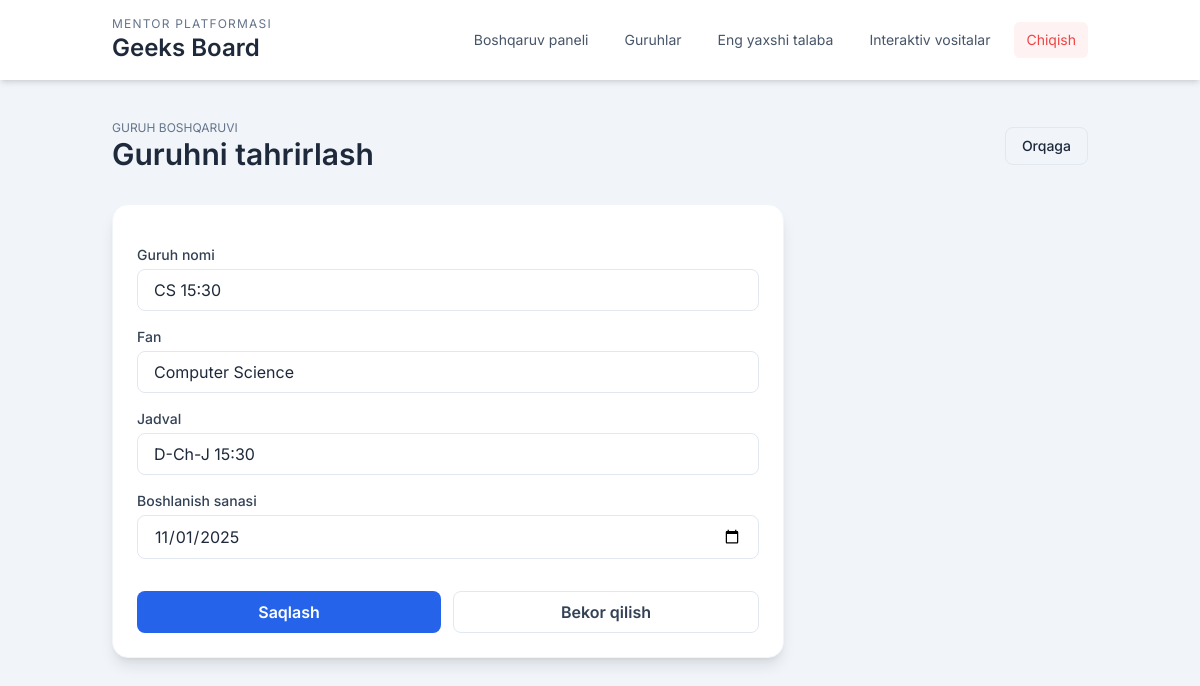
/groups/3/edit/ (signed in), run on the app's committed database.
### core/models.py (models this page shows, shortened)
class Group(models.Model):
    mentor = models.ForeignKey(
        Mentor,
        on_delete=models.CASCADE,
        related_name='groups',
    )
    name = models.CharField(max_length=150)
    subject = models.CharField(max_length=120, blank=True)
    schedule = models.CharField(max_length=255, blank=True)
    start_date = models.DateField(null=True, blank=True)
    class Meta:
        unique_together = ('mentor', 'name')
        ordering = ['name']

### core/views.py (the view)
# urls.py: path('groups/<int:group_id>/edit/', views.group_edit, name='group_edit'),
@login_required
def group_edit(request, group_id: int):
    mentor = _require_mentor(request)
    if not mentor:
        return redirect('login')
    group = get_object_or_404(Group, id=group_id, mentor=mentor)
    if request.method == 'POST':
        form = GroupForm(request.POST, instance=group)
        if form.is_valid():
            form.save()
            messages.success(request, f'Guruh "{group.name}" muvaffaqiyatli yangilandi.')
            return redirect('group_list')
    else:
        form = GroupForm(instance=group)
    return render(request, 'group_form.html', {'form': form, 'group': group, 'title': 'Guruhni tahrirlash'})

### core/forms.py
class GroupForm(forms.ModelForm):
    class Meta:
        model = Group
        fields = ['name', 'subject', 'schedule', 'start_date']
        widgets = {
            'name': forms.TextInput(attrs={'class': 'w-full border border-slate-200 rounded-lg px-4 py-2 focus:outline-none focus:ring-2 focus:ring-accent/30', 'placeholder': 'Guruh nomi'}),
            'subject': forms.TextInput(attrs={'class': 'w-full border border-slate-200 rounded-lg px-4 py-2 focus:outline-none focus:ring-2 focus:ring-accent/30', 'placeholder': 'Fan nomi'}),
            'schedule': forms.TextInput(attrs={'class': 'w-full border border-slate-200 rounded-lg px-4 py-2 focus:outline-none focus:ring-2 focus:ring-accent/30', 'placeholder': 'Dars jadvali'}),
            'start_date': forms.DateInput(attrs={'class': 'w-full border border-slate-200 rounded-lg px-4 py-2 focus:outline-none focus:ring-2 focus:ring-accent/30', 'type': 'date'}),
        }
        labels = {
            'name': 'Guruh nomi',
            'subject': 'Fan',
            'schedule': 'Jadval',
            'start_date': 'Boshlanish sanasi',
        }

### core/views.py (called while the page is built)
def _require_mentor(request):
    mentor = getattr(request.user, 'mentor_profile', None)
    if not mentor:
        messages.error(request, 'Bu hisobga mentor profili bog\'lanmagan.')
        return None
    return mentor

### project/templates/group_form.html (shortened to what this page needs)
{% extends "base.html" %}
{% block content %}
<div class="mb-8">
    <div class="flex items-center justify-between">
        <div>
            <p class="text-xs uppercase text-slate-500">Guruh boshqaruvi</p>
            <h2 class="text-3xl font-semibold text-slate-800">{{ title }}</h2>
        </div>
        <a href="{% url 'group_list' %}" class="px-4 py-2 border border-slate-200 rounded-lg hover:bg-slate-50 text-sm font-medium">Orqaga</a>
    </div>
</div>
<div class="max-w-2xl bg-white rounded-2xl shadow-lg p-6 border border-slate-100">
    <form method="post" class="space-y-4">
        <div>
            <label for="{{ form.name.id_for_label }}" class="block text-sm font-medium text-slate-700 mb-1">{{ form.name.label }}</label>
            {{ form.name }}
        </div>
        <div>
            <label for="{{ form.subject.id_for_label }}" class="block text-sm font-medium text-slate-700 mb-1">{{ form.subject.label }}</label>
            {{ form.subject }}
        </div>
        <div>
            <label for="{{ form.schedule.id_for_label }}" class="block text-sm font-medium text-slate-700 mb-1">{{ form.schedule.label }}</label>
            {{ form.schedule }}
        </div>
        <div>
            <label for="{{ form.start_date.id_for_label }}" class="block text-sm font-medium text-slate-700 mb-1">{{ form.start_date.label }}</label>
            {{ form.start_date }}
        </div>
        <div class="flex gap-3 pt-4">
            <button type="submit" class="flex-1 bg-blue-600 hover:bg-blue-700 text-white font-semibold rounded-lg py-2 transition">
                Saqlash
            </button>
            <a href="{% url 'group_list' %}" class="flex-1 text-center border border-slate-200 text-slate-700 rounded-lg py-2 font-semibold hover:bg-slate-50 transition">
                Bekor qilish
            </a>
        </div>
    </form>
</div>
{% endblock %}

### project/templates/base.html (style rules this page uses)
body { font-family: 'Inter', sans-serif; background-color: #f8fafc; }

### data on the page
Group: name "CS 15:30", subject "Computer Science", schedule "D-Ch-J 15:30", start_date "11/01/2025"

### other printed values
{{ title }} "Guruhni tahrirlash"
